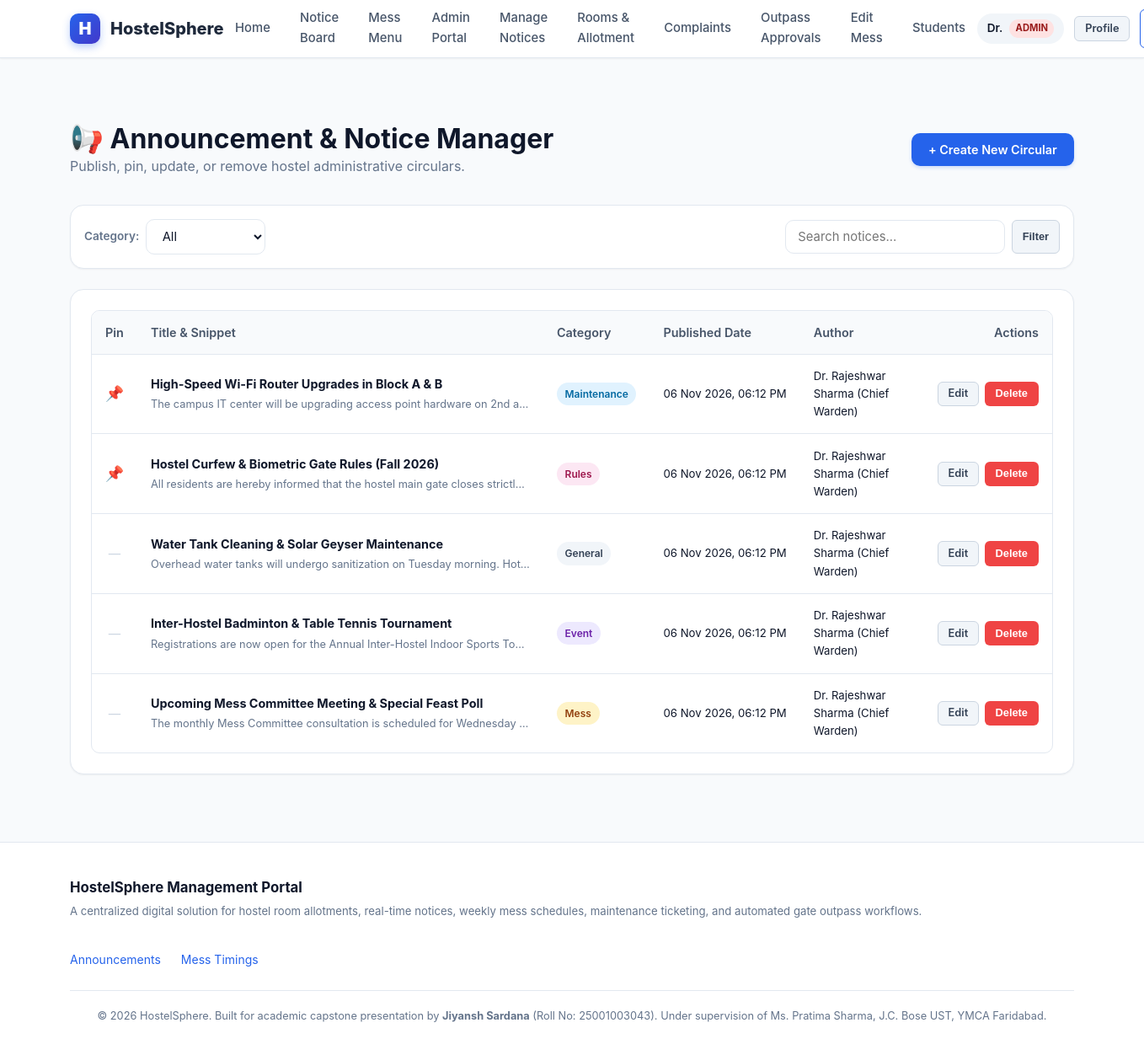
Page /admin/notices (signed in) on the committed database.
### tables this page shows
CREATE TABLE users (
    id INTEGER PRIMARY KEY AUTOINCREMENT,
    username TEXT UNIQUE NOT NULL,           -- Roll number for students or 'admin' for warden
    full_name TEXT NOT NULL,
    email TEXT UNIQUE NOT NULL,
    password_hash TEXT NOT NULL,
    role TEXT NOT NULL CHECK(role IN ('student', 'admin')),
    phone TEXT,
    guardian_name TEXT,
    guardian_phone TEXT,
    branch TEXT,                             -- e.g., 'Computer Engineering'
    semester INTEGER,                        -- e.g., 3
    gender TEXT CHECK(gender IN ('Male', 'Female', 'Other')),
    created_at TIMESTAMP DEFAULT CURRENT_TIMESTAMP
);

CREATE TABLE notices (
    id INTEGER PRIMARY KEY AUTOINCREMENT,
    title TEXT NOT NULL,
    content TEXT NOT NULL,
    category TEXT DEFAULT 'General' CHECK(category IN ('Urgent', 'General', 'Mess', 'Event', 'Maintenance', 'Rules')),
    is_pinned INTEGER DEFAULT 0,            -- 1 for pinned at top
    created_by INTEGER NOT NULL,
    created_at TIMESTAMP DEFAULT CURRENT_TIMESTAMP,
    FOREIGN KEY (created_by) REFERENCES users(id) ON DELETE CASCADE
);

### app.py (the view)
@app.route('/admin/notices')
@admin_required
def admin_notices():
    category = request.args.get('category', '').strip()
    search = request.args.get('search', '').strip()
    sql = """
        SELECT n.*, u.full_name as author_name
        FROM notices n
        JOIN users u ON n.created_by = u.id
        WHERE 1=1
    """
    params = []
    if category and category != 'All':
        sql += " AND n.category = ?"
        params.append(category)
    if search:
        sql += " AND (n.title LIKE ? OR n.content LIKE ?)"
        wildcard = f"%{search}%"
        params.extend([wildcard, wildcard])
    sql += " ORDER BY n.is_pinned DESC, n.created_at DESC"
    notices_list = query_db(sql, params)
    return render_template('admin_notices.html', notices=notices_list, selected_category=category or 'All', search=search)

### app.py (called while the page is built)
@app.context_processor
def inject_globals():
    user = None
    if 'user_id' in session:
        user = query_db("SELECT * FROM users WHERE id = ?", (session['user_id'],), one=True)
    days = ['Monday', 'Tuesday', 'Wednesday', 'Thursday', 'Friday', 'Saturday', 'Sunday']
    today_name = datetime.datetime.now().strftime('%A')
    return {
        'current_user': user,
        'current_year': datetime.datetime.now().year,
        'days_of_week': days,
        'today_name': today_name
    }

@app.template_filter('format_datetime')
def format_datetime(value, format_str='%d %b %Y, %I:%M %p'):
    if not value:
        return 'N/A'
    for fmt in ('%Y-%m-%d %H:%M:%S', '%Y-%m-%dT%H:%M:%S', '%Y-%m-%d'):
        try:
            dt = datetime.datetime.strptime(str(value).split('.')[0], fmt)
            return dt.strftime(format_str)
        except ValueError:
            pass
    return str(value)

def admin_required(f):
    @wraps(f)
    def decorated_function(*args, **kwargs):
        if 'user_id' not in session:
            flash("Administrator login required.", "warning")
            return redirect(url_for('login', next=request.path))
        if session.get('role') != 'admin':
            flash("Access denied: Administrative privileges required.", "danger")
            return redirect(url_for('student_dashboard'))
        return f(*args, **kwargs)
    return decorated_function

### database.py (called while the page is built)
def get_db():
    db = getattr(g, '_database', None)
    if db is None:
        db = g._database = sqlite3.connect(DATABASE)
        db.row_factory = sqlite3.Row
        db.execute("PRAGMA foreign_keys = ON")
    return db

def close_connection(exception):
    db = getattr(g, '_database', None)
    if db is not None:
        db.close()

def query_db(query, args=(), one=False):
    cur = get_db().execute(query, args)
    rv = cur.fetchall()
    cur.close()
    return (rv[0] if rv else None) if one else rv

### templates/admin_notices.html (shortened to what this page needs)
{% extends 'base.html' %}
{% block content %}
<div style="display: flex; justify-content: space-between; align-items: center; margin-bottom: 2rem; flex-wrap: wrap; gap: 1rem;">
  <div>
    <h1>📢 Announcement & Notice Manager</h1>
    <p style="color: var(--text-muted); margin: 0;">
      Publish, pin, update, or remove hostel administrative circulars.
    </p>
  </div>
  <a href="{{ url_for('admin_new_notice') }}" class="btn btn-primary">+ Create New Circular</a>
</div>
<div class="card" style="padding: 1rem; margin-bottom: 1.5rem;">
  <form method="GET" action="{{ url_for('admin_notices') }}" style="display: flex; gap: 1rem; align-items: center; justify-content: space-between; flex-wrap: wrap;">
    <div style="display: flex; gap: 0.5rem; align-items: center;">
      <span style="font-size: 0.85rem; font-weight: 600; color: var(--text-muted);">Category:</span>
      <select name="category" class="form-select" onchange="this.form.submit()" style="width: auto;">
        {% for cat in ['All', 'Urgent', 'General', 'Mess', 'Event', 'Maintenance', 'Rules'] %}
          <option value="{{ cat }}" {% if selected_category == cat %}selected{% endif %}>{{ cat }}</option>
        {% endfor %}
      </select>
    </div>
    <div style="display: flex; gap: 0.5rem; min-width: 260px;">
      <input type="text" name="search" class="form-control" placeholder="Search notices..." value="{{ search }}">
      <button type="submit" class="btn btn-secondary btn-sm">Filter</button>
    </div>
  </form>
</div>
<div class="card">
  {% if notices %}
    <div class="table-responsive">
      <table class="table">
        <thead>
          <tr>
            <th style="width: 50px;">Pin</th>
            <th>Title & Snippet</th>
            <th>Category</th>
            <th>Published Date</th>
            <th>Author</th>
            <th style="text-align: right;">Actions</th>
          </tr>
        </thead>
        <tbody>
          {% for n in notices %}
            <tr>
              <td style="text-align: center;">
                {% if n.is_pinned %}
                  <span title="Pinned to top" style="font-size: 1.1rem;">📌</span>
                {% else %}
                  <span style="color: #cbd5e1;">—</span>
                {% endif %}
              </td>
              <td>
                <strong>{{ n.title }}</strong>
                <p style="font-size: 0.8rem; color: var(--text-muted); margin: 0.2rem 0 0 0; max-width: 450px; overflow: hidden; text-overflow: ellipsis; white-space: nowrap;">
                  {{ n.content }}
                </p>
              </td>
              <td>
                <span class="badge badge-cat-{{ n.category|lower }}">{{ n.category }}</span>
              </td>
              <td style="font-size: 0.825rem; white-space: nowrap;">
                {{ n.created_at|format_datetime('%d %b %Y, %I:%M %p') }}
              </td>
              <td style="font-size: 0.825rem;">
                {{ n.author_name }}
              </td>
              <td style="text-align: right; white-space: nowrap;">
                <div style="display: inline-flex; gap: 0.4rem;">
                  <a href="{{ url_for('admin_edit_notice', notice_id=n.id) }}" class="btn btn-sm btn-secondary">Edit</a>
                  <form method="POST" action="{{ url_for('admin_delete_notice', notice_id=n.id) }}" onsubmit="return confirm('Are you sure you want to delete this notice?');" style="display: inline;">
                    <button type="submit" class="btn btn-sm btn-danger">Delete</button>
                  </form>
                </div>
              </td>
            </tr>
          {% endfor %}
        </tbody>
      </table>
    </div>
  {% else %}
    <p style="text-align: center; color: var(--text-muted); padding: 3rem 0; margin: 0;">
      No notices found matching current filter.
    </p>
  {% endif %}
</div>
{% endblock %}

### templates/base.html (shortened to what this page needs)
<!DOCTYPE html>
<html lang="en">
<head>
  <link rel="stylesheet" href="{{ url_for('static', filename='css/style.css') }}">
</head>
<body>
  <header class="navbar">
    <div class="container">
      <a href="{{ url_for('index') }}" class="brand-link">
        <div class="brand-icon">H</div>
        <span>HostelSphere</span>
      </a>
      <nav>
        <ul class="nav-links">
          <li class="nav-item"><a href="{{ url_for('index') }}">Home</a></li>
          <li class="nav-item"><a href="{{ url_for('notices') }}">Notice Board</a></li>
          <li class="nav-item"><a href="{{ url_for('mess_menu') }}">Mess Menu</a></li>
          {% if current_user %}
            {% if current_user.role == 'student' %}
              <li class="nav-item"><a href="{{ url_for('student_dashboard') }}">My Dashboard</a></li>
              <li class="nav-item"><a href="{{ url_for('student_room') }}">My Room</a></li>
              <li class="nav-item"><a href="{{ url_for('student_complaints') }}">Complaints</a></li>
              <li class="nav-item"><a href="{{ url_for('student_outpass') }}">Outpass</a></li>
            {% elif current_user.role == 'admin' %}
              <li class="nav-item"><a href="{{ url_for('admin_dashboard') }}">Admin Portal</a></li>
              <li class="nav-item"><a href="{{ url_for('admin_notices') }}">Manage Notices</a></li>
              <li class="nav-item"><a href="{{ url_for('admin_rooms') }}">Rooms & Allotment</a></li>
              <li class="nav-item"><a href="{{ url_for('admin_complaints') }}">Complaints</a></li>
              <li class="nav-item"><a href="{{ url_for('admin_outpass') }}">Outpass Approvals</a></li>
              <li class="nav-item"><a href="{{ url_for('admin_mess') }}">Edit Mess</a></li>
              <li class="nav-item"><a href="{{ url_for('admin_students') }}">Students</a></li>
            {% endif %}
          {% endif %}
        </ul>
      </nav>
      <div class="nav-actions">
        {% if current_user %}
          <div class="user-badge">
            <span>{{ current_user.full_name.split(' ')[0] }}</span>
            <span class="role-tag {{ current_user.role }}">{{ current_user.role }}</span>
          </div>
          <a href="{{ url_for('profile') }}" class="btn btn-secondary btn-sm" title="My Profile">Profile</a>
          <a href="{{ url_for('logout') }}" class="btn btn-outline btn-sm">Sign Out</a>
        {% else %}
          <a href="{{ url_for('login') }}" class="btn btn-secondary btn-sm">Sign In</a>
          <a href="{{ url_for('register') }}" class="btn btn-primary btn-sm">Register</a>
        {% endif %}
      </div>
    </div>
  </header>
  <main class="main-content">
    <div class="container">
      {% block content %}{% endblock %}
    </div>
  </main>
  <footer class="footer">
    <div class="container">
      <div class="footer-content">
        <div>
          <strong style="color: var(--text-main); font-size: 1.05rem;">HostelSphere Management Portal</strong>
          <p style="margin-top: 0.25rem; font-size: 0.825rem;">
            A centralized digital solution for hostel room allotments, real-time notices, weekly mess schedules, maintenance ticketing, and automated gate outpass workflows.
          </p>
        </div>
        <ul class="footer-links">
          <li><a href="{{ url_for('notices') }}">Announcements</a></li>
          <li><a href="{{ url_for('mess_menu') }}">Mess Timings</a></li>
        </ul>
      </div>
      <div class="footer-credits">
        <p>
          &copy; {{ current_year }} HostelSphere. Built for academic capstone presentation by <strong>Jiyansh Sardana</strong> (Roll No: 25001003043).
          Under supervision of Ms. Pratima Sharma, J.C. Bose UST, YMCA Faridabad.
        </p>
      </div>
    </div>
  </footer>
</body>
</html>

### rows in the picture
users: full_name "Dr.", role "ADMIN"
notices: title "High-Speed Wi-Fi Router Upgrades in Block A & B", content "The campus IT center will be upgrading access point hardware on 2nd a…", category "Maintenance", created_at "06 Nov 2026, 06:12 PM", author_name "Dr. Rajeshwar Sharma (Chief Warden)"
notices: title "Hostel Curfew & Biometric Gate Rules (Fall 2026)", content "All residents are hereby informed that the hostel main gate closes strictl…", category "Rules", created_at "06 Nov 2026, 06:12 PM", author_name "Dr. Rajeshwar Sharma (Chief Warden)"
notices: title "Water Tank Cleaning & Solar Geyser Maintenance", content "Overhead water tanks will undergo sanitization on Tuesday morning. Hot…", category "General", created_at "06 Nov 2026, 06:12 PM", author_name "Dr. Rajeshwar Sharma (Chief Warden)"
notices: title "Inter-Hostel Badminton & Table Tennis Tournament", content "Registrations are now open for the Annual Inter-Hostel Indoor Sports To…", category "Event", created_at "06 Nov 2026, 06:12 PM", author_name "Dr. Rajeshwar Sharma (Chief Warden)"
notices: title "Upcoming Mess Committee Meeting & Special Feast Poll", content "The monthly Mess Committee consultation is scheduled for Wednesday…", category "Mess", created_at "06 Nov 2026, 06:12 PM", author_name "Dr. Rajeshwar Sharma (Chief Warden)"

### other values in the picture
form field category "All"
